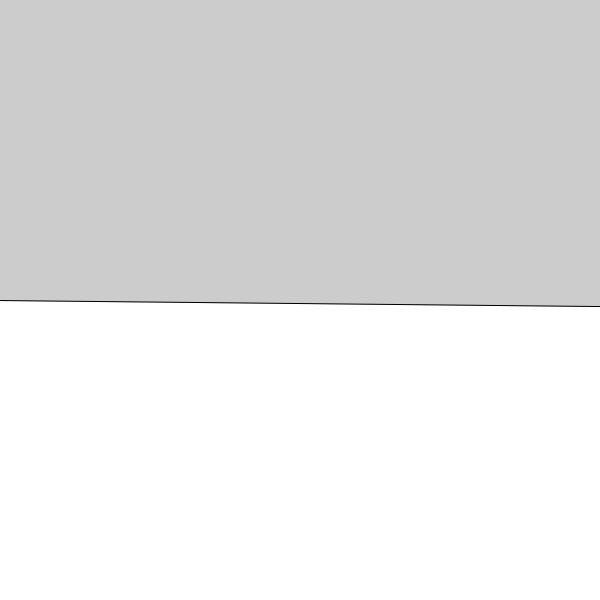
Frame 1 (no input)
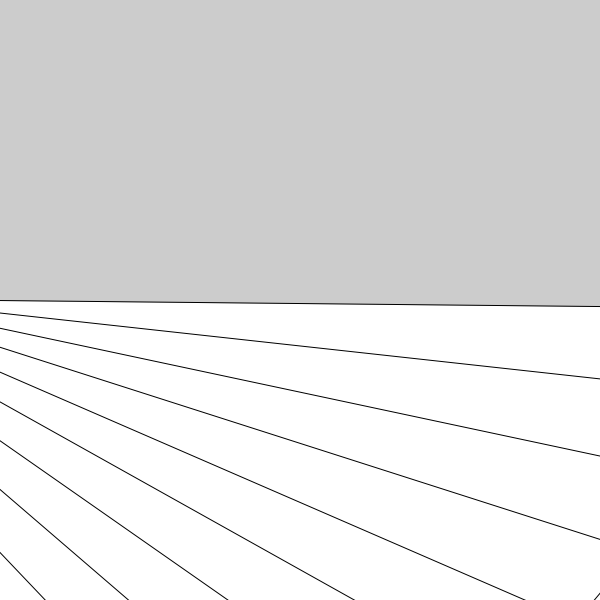
Frame 60 (the mouse pressed at the canvas centre just before this capture)
Frame 120 (the mouse held since frame 60 and released just before this capture): identical to frame 60, image omitted

The Processing sketch that drew these frames (run headless with seeded random() and noise(); from frame 60 on, the mouse is pressed at the canvas centre):

// Processing sketch: lineasRect02
// ── lineasRect02.pde
int counter = 1;
void setup() {
  size(600, 600);
  //rectMode(CENTER);
  
}


void draw() {
  rotate(counter*0.01);
  translate(width/2,height/2);
  rect(0-width, counter, width*2, height);
  
  
  counter += 10;
}

void drawRect() {
  float x = random(width);
  float y = random(height);
  float ang = random(2*PI);
  float lx = random(1500, 2500);
  float ly = random(40, 160);
  float e = random(5, 20);
  
  
  stroke(0);
  rotate(ang);
  rect(0-lx, y, lx*2, ly);

  for (int i = 1; i < ly/e; i++) {
    line(x-lx, y+e*i, x+lx, y+e*i);
  }
}


void keyPressed() {

  drawRect();
}
